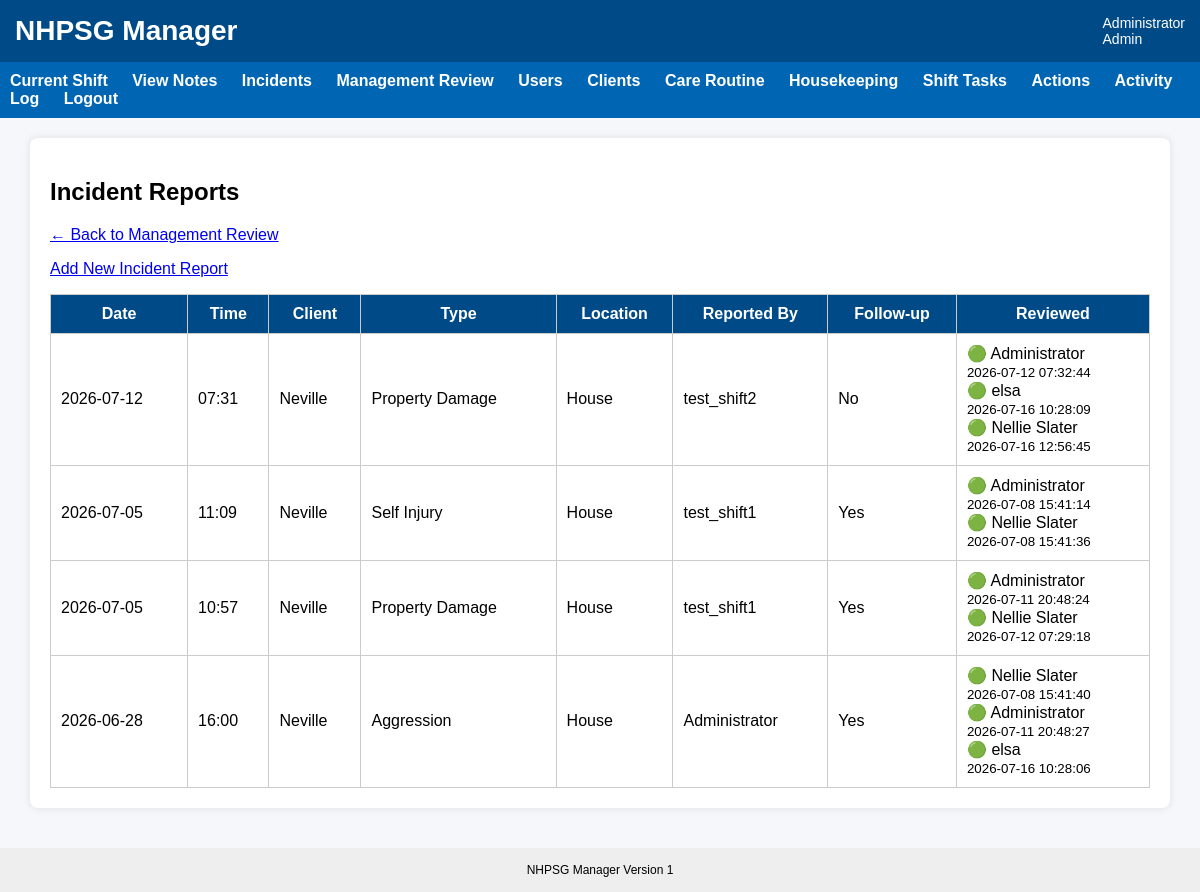
Page /incidents (signed in) on the committed database.
### tables this page shows
CREATE TABLE users (
    user_id INTEGER PRIMARY KEY AUTOINCREMENT,
    username TEXT UNIQUE NOT NULL,
    password_hash TEXT NOT NULL,
    full_name TEXT NOT NULL,
    role TEXT NOT NULL,
    active INTEGER NOT NULL DEFAULT 1
, must_change_password INTEGER NOT NULL DEFAULT 0, password_reset_at TEXT, password_reset_by INTEGER, last_password_changed_at TEXT);

CREATE TABLE incident_reports (
    incident_id INTEGER PRIMARY KEY AUTOINCREMENT,
    client_id INTEGER NOT NULL,
    reported_by_user_id INTEGER NOT NULL,

    incident_date TEXT NOT NULL,
    incident_time TEXT NOT NULL,
    location TEXT NOT NULL,

    incident_type TEXT NOT NULL,
    severity TEXT DEFAULT 'Normal',

    description TEXT NOT NULL,
    actions_taken TEXT,
    follow_up_required INTEGER NOT NULL DEFAULT 0,

    witnesses TEXT,
    injuries INTEGER NOT NULL DEFAULT 0,
    injury_details TEXT,

    police_notified INTEGER NOT NULL DEFAULT 0,
    medical_treatment INTEGER NOT NULL DEFAULT 0,

    status TEXT NOT NULL DEFAULT 'Awaiting Review',
    reviewed_by_user_id INTEGER,
    reviewed_at TEXT,

    created_at TEXT DEFAULT CURRENT_TIMESTAMP
);

CREATE TABLE clients (
    client_id INTEGER PRIMARY KEY AUTOINCREMENT,
    client_name TEXT NOT NULL,
    active INTEGER NOT NULL DEFAULT 1
);

CREATE TABLE acknowledgements (
    acknowledgement_id INTEGER PRIMARY KEY AUTOINCREMENT,

    source_table TEXT NOT NULL,
    source_id INTEGER NOT NULL,

    user_id INTEGER NOT NULL,

    acknowledged_at TEXT DEFAULT CURRENT_TIMESTAMP,

    comment TEXT, acknowledgement_type TEXT DEFAULT 'Read', active INTEGER DEFAULT 1,

    UNIQUE(source_table, source_id, user_id)
);

### app.py (the view)
@app.route("/incidents")
def incident_list():
    if "user_id" not in session:
        return redirect(url_for("login"))
    conn = get_db()
    incidents = conn.execute("""
        SELECT
            ir.*,
            u.full_name,
            c.client_name
        FROM incident_reports ir

        JOIN users u
            ON ir.reported_by_user_id = u.user_id

        JOIN clients c
            ON ir.client_id = c.client_id

        ORDER BY ir.created_at DESC
    """).fetchall()
    reviews = conn.execute("""
        SELECT
            ack.source_id AS incident_id,
            ack.acknowledged_at,
            u.full_name AS reviewed_by
        FROM acknowledgements ack

        JOIN users u
            ON ack.user_id = u.user_id

        WHERE ack.source_table = 'incident_reports'
          AND ack.active = 1

        ORDER BY ack.acknowledged_at
    """).fetchall()
    current_user_reviews = conn.execute("""
        SELECT source_id AS incident_id
        FROM acknowledgements
        WHERE source_table = 'incident_reports'
          AND user_id = ?
          AND active = 1
    """, (session["user_id"],)).fetchall()
    conn.close()
    reviews_by_incident = {}
    for review in reviews:
        incident_id = review["incident_id"]
        if incident_id not in reviews_by_incident:
            reviews_by_incident[incident_id] = []
        reviews_by_incident[incident_id].append(review)
    reviewed_by_current_user = set()
    for review in current_user_reviews:
        reviewed_by_current_user.add(review["incident_id"])
    return render_template(
        "incident_list.html",
        incidents=incidents,
        reviews_by_incident=reviews_by_incident,
        reviewed_by_current_user=reviewed_by_current_user
    )

### app.py (called while the page is built, shortened)
@app.before_request
def enforce_session_timeout():
    if "user_id" not in session:
        return None
    if request.endpoint in [
        "static",
        "login",
        "logout",
        "session_timeout"
    ]:
        return None
    current_time = time.time()
    last_activity = session.get("last_activity")
    if last_activity is not None:
        inactive_seconds = current_time - last_activity
    session["last_activity"] = current_time
    return None

@app.context_processor
def inject_session_timeout_settings():
    return {
        "session_timeout_seconds": SESSION_TIMEOUT_SECONDS,
        "session_warning_seconds": SESSION_WARNING_SECONDS
    }

def get_db():
    print("Using database:", os.path.abspath(DB_NAME))
    conn = sqlite3.connect(DB_NAME)
    conn.row_factory = sqlite3.Row
    return conn

### templates/incident_list.html (shortened to what this page needs)
{% extends "base.html" %}
{% block content %}
<div class="card">
    <h2>Incident Reports</h2>
    <p>
        <a href="{{ url_for("manager_review_hub") }}">
            ← Back to Management Review
        </a>
    </p>
    <p>
        <a href="{{ url_for('incident_new') }}">Add New Incident Report</a>
    </p>
    {% if incidents %}
        <table>
            <tr>
                <th>Date</th>
                <th>Time</th>
                <th>Client</th>
                <th>Type</th>
                <th>Location</th>
                <th>Reported By</th>
                <th>Follow-up</th>
                <th>Reviewed</th>
            </tr>
            {% for incident in incidents %}
            <tr>
                <td>{{ incident.incident_date }}</td>
                <td>{{ incident.incident_time }}</td>
                <td>{{ incident.client_name }}</td>
                <td>{{ incident.incident_type }}</td>
                <td>{{ incident.location }}</td>
                <td>{{ incident.full_name }}</td>
                <td>
                    {% if incident.follow_up_required %}
                        Yes
                    {% else %}
                        No
                    {% endif %}
                </td>
                <td>
                    {% if reviews_by_incident.get(incident.incident_id) %}
                        {% for review in reviews_by_incident[incident.incident_id] %}
                            🟢 {{ review.reviewed_by }}<br>
                            <small>{{ review.acknowledged_at }}</small><br>
                        {% endfor %}
                    {% else %}
                        <a href="{{ url_for('review_incident',
                                            incident_id=incident.incident_id) }}">
                            Review
                        </a>
                    {% endif %}
                </td>
            </tr>
            {% endfor %}
        </table>
    {% else %}
        <p>No incident reports yet.</p>
    {% endif %}
</div>
{% endblock %}

### templates/base.html (shortened to what this page needs)
<!DOCTYPE html>
<html>
<head>
    <link rel="stylesheet"
          href="{{ url_for('static', filename='css/style.css') }}">
</head>
<body>
<div class="header">
    <div class="title">
        NHPSG Manager
    </div>
    <div class="user">
        {% if session.full_name %}
            {{ session.full_name }}
            <br>
            {{ session.role }}
        {% endif %}
    </div>
</div>
{% if session.user_id %}
<div class="nav">
    <a href="{{ url_for('dashboard') }}">
        Current Shift
    </a>
    <a href="{{ url_for('shift_notes') }}">
        View Notes
    </a>
    <a href="{{ url_for('incident_list') }}">
        Incidents
    </a>
    {% if session.role in ["Admin", "Program Manager", "Director"] %}
        <a href="{{ url_for('manager_review_hub') }}">
            Management Review
        </a>
        <a href="{{ url_for('users') }}">
            Users
        </a>
        <a href="{{ url_for('clients') }}">
            Clients
        </a>
        <a href="{{ url_for('care_tasks') }}">
            Care Routine
        </a>
        <a href="{{ url_for('housekeeping_tasks') }}">
            Housekeeping
        </a>
        <a href="{{ url_for('shift_tasks') }}">
            Shift Tasks
        </a>
        <a href="{{ url_for('actions') }}">
            Actions
        </a>
        <a href="{{ url_for('activity_log') }}">
            Activity Log
        </a>
    {% endif %}
    <a href="{{ url_for('logout') }}">
        Logout
    </a>
</div>
{% endif %}
<div class="container">
{% block content %}
{% endblock %}
</div>
<div class="footer">
    NHPSG Manager
    Version 1
</div>
</body>
</html>

### static/css/style.css (style rules this page uses)
body { font-family: Arial, Helvetica, sans-serif; margin:0; background:#f5f7fa; }
.header { background:#004b87; color:white; padding:15px; display:flex; justify-content:space-between; align-items:center; }
.title { font-size:28px; font-weight:bold; }
.user { font-size:14px; }
.nav { background:#0066b3; padding:10px; }
.nav a { color:white; text-decoration:none; margin-right:20px; font-weight:bold; }
.container { width:95%; margin:auto; margin-top:20px; }
.card { background:white; padding:20px; border-radius:8px; box-shadow:0px 0px 8px rgba(0,0,0,0.1); margin-bottom:20px; }
table { width:100%; border-collapse:collapse; }
th { background:#004b87; color:white; }
td,th { padding:10px; border:1px solid #cccccc; }
.footer { margin-top:40px; padding:15px; background:#eeeeee; text-align:center; font-size:12px; }

### rows in the picture
users: full_name "Administrator"
incident_reports: incident_date "2026-07-12", incident_time "07:31", client_name "Neville", incident_type "Property Damage", location "House", full_name "test_shift2", follow_up_required "No"
acknowledgements: reviewed_by "Administrator", acknowledged_at "2026-07-12 07:32:44"
acknowledgements: reviewed_by "elsa", acknowledged_at "2026-07-16 10:28:09"
acknowledgements: reviewed_by "Nellie Slater", acknowledged_at "2026-07-16 12:56:45"
incident_reports: incident_date "2026-07-05", incident_time "11:09", client_name "Neville", incident_type "Self Injury", location "House", full_name "test_shift1", follow_up_required "Yes"
acknowledgements: reviewed_by "Administrator", acknowledged_at "2026-07-08 15:41:14"
acknowledgements: reviewed_by "Nellie Slater", acknowledged_at "2026-07-08 15:41:36"
incident_reports: incident_date "2026-07-05", incident_time "10:57", client_name "Neville", incident_type "Property Damage", location "House", full_name "test_shift1", follow_up_required "Yes"
acknowledgements: reviewed_by "Administrator", acknowledged_at "2026-07-11 20:48:24"
acknowledgements: reviewed_by "Nellie Slater", acknowledged_at "2026-07-12 07:29:18"
incident_reports: incident_date "2026-06-28", incident_time "16:00", client_name "Neville", incident_type "Aggression", location "House", full_name "Administrator", follow_up_required "Yes"
acknowledgements: reviewed_by "Nellie Slater", acknowledged_at "2026-07-08 15:41:40"
acknowledgements: reviewed_by "Administrator", acknowledged_at "2026-07-11 20:48:27"
acknowledgements: reviewed_by "elsa", acknowledged_at "2026-07-16 10:28:06"

### other values in the picture
{{ session.role }} "Admin"
